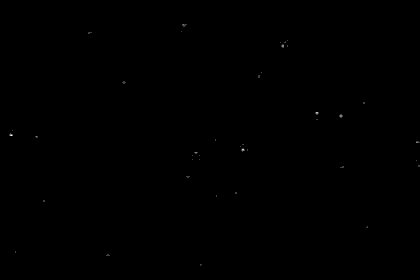
%> input picture Programy/GwiazdyMagnitudo/PA160425DARK.JPG, 420 x 280 px, shrunk from 3216 x 2144 before the run
$ octave starmag.m   (GNU Octave 9; MATLAB toolbox functions it lacks are replaced by stand-ins)
%> lines starting %> are read from the running program, lines starting %| are printed output that depends on the picture; in (x1, y1, x2, y2) boxes, pixels count from 0 and x2, y2 are one past the last pixel; in counts of white or black regions, pixels touching at a corner belong together; the program's own positions count from 1
clc;
clear;
tic
addpath('Images');
addpath('Results/');
projectdir = 'Images';
files = dir(fullfile(projectdir));
files([files.isdir]) = [];
dark=imread('PA160425DARK.jpg');
%> dark is the input picture: size 280x420x3 uint8; min 0, max 4, mean 0.00173


for file = files'
IMG = imread(file.name);
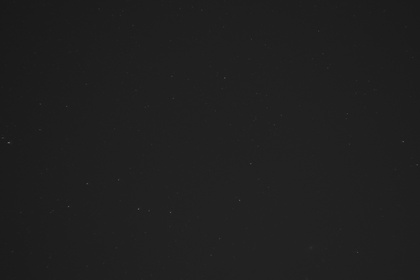
%> input picture Programy/GwiazdyMagnitudo/Images/PA140414.JPG, 420 x 280 px, shrunk from 3216 x 2144 before the run
%> IMG is the input picture: size 280x420x3 uint8; min 20, max 108, mean 31.4
fname=extractBefore(file.name,'.');

Image=figure;
imshow(IMG);

IMG=IMG-dark;
IMG_GRAY= rgb2gray(IMG);


THR=mean(IMG_GRAY(:))*1.3;
%> THR = 40.82
BW = imcomplement(IMG_GRAY < THR);
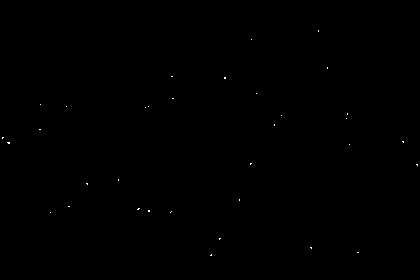
%> BW: size 280x420 logical; 0.06% white in thin lines or dots, all inside (x1, y1, x2, y2) = (2, 30, 418, 256)
BWall=BW;


BW = imclose(BW,strel('disk',2));
BW = imfill(BW,'holes');
% pocz箃kowy histogram dla por體nania warto渃i
BWhist=BW;
[B,L] = bwboundaries(BWhist,4,'noholes');
%> L: size 280x420 double; 36 distinct labels, from 0 to 35
%> B = 35 boundaries; largest, box (x1, y1, x2, y2) and points: (7, 142, 10, 144) 6, (137, 208, 140, 210) 5, (148, 210, 150, 212) 5, (224, 77, 226, 79) 5, (2, 137, 4, 139) 4
statsh = regionprops(L,IMG_GRAY,'Area');
%> statsh = 35 regions; largest, Area: 5, 4, 4, 4, 3
%> (the run ends here)
